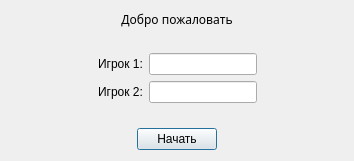
<?xml version="1.0" encoding="UTF-8"?>
<ui version="4.0">
 <class>Dialog</class>
 <widget class="QDialog" name="Dialog">
  <property name="geometry">
   <rect>
    <x>0</x>
    <y>0</y>
    <width>354</width>
    <height>161</height>
   </rect>
  </property>
  <property name="minimumSize">
   <size>
    <width>354</width>
    <height>161</height>
   </size>
  </property>
  <property name="maximumSize">
   <size>
    <width>354</width>
    <height>161</height>
   </size>
  </property>
  <property name="windowTitle">
   <string>Dialog</string>
  </property>
  <layout class="QGridLayout" name="gridLayout">
   <item row="0" column="0">
    <layout class="QVBoxLayout" name="verticalLayout_3">
     <item>
      <widget class="QLabel" name="label">
       <property name="font">
        <font>
         <family>Old English Text MT</family>
        </font>
       </property>
       <property name="text">
        <string>Добро пожаловать</string>
       </property>
       <property name="alignment">
        <set>Qt::AlignCenter</set>
       </property>
      </widget>
     </item>
     <item>
      <spacer name="verticalSpacer">
       <property name="orientation">
        <enum>Qt::Vertical</enum>
       </property>
       <property name="sizeHint" stdset="0">
        <size>
         <width>20</width>
         <height>13</height>
        </size>
       </property>
      </spacer>
     </item>
     <item>
      <layout class="QHBoxLayout" name="horizontalLayout_2">
       <item>
        <spacer name="horizontalSpacer_2">
         <property name="orientation">
          <enum>Qt::Horizontal</enum>
         </property>
         <property name="sizeHint" stdset="0">
          <size>
           <width>40</width>
           <height>20</height>
          </size>
         </property>
        </spacer>
       </item>
       <item>
        <layout class="QHBoxLayout" name="horizontalLayout">
         <item>
          <layout class="QVBoxLayout" name="verticalLayout">
           <item>
            <widget class="QLabel" name="label_2">
             <property name="text">
              <string>Игрок 1:</string>
             </property>
            </widget>
           </item>
           <item>
            <widget class="QLabel" name="label_3">
             <property name="text">
              <string>Игрок 2:</string>
             </property>
            </widget>
           </item>
          </layout>
         </item>
         <item>
          <layout class="QVBoxLayout" name="verticalLayout_2">
           <item>
            <widget class="QLineEdit" name="lineEdit"/>
           </item>
           <item>
            <widget class="QLineEdit" name="lineEdit_2"/>
           </item>
          </layout>
         </item>
        </layout>
       </item>
       <item>
        <spacer name="horizontalSpacer">
         <property name="orientation">
          <enum>Qt::Horizontal</enum>
         </property>
         <property name="sizeHint" stdset="0">
          <size>
           <width>40</width>
           <height>20</height>
          </size>
         </property>
        </spacer>
       </item>
      </layout>
     </item>
     <item>
      <spacer name="verticalSpacer_2">
       <property name="orientation">
        <enum>Qt::Vertical</enum>
       </property>
       <property name="sizeHint" stdset="0">
        <size>
         <width>20</width>
         <height>13</height>
        </size>
       </property>
      </spacer>
     </item>
     <item>
      <layout class="QHBoxLayout" name="horizontalLayout_3">
       <item>
        <spacer name="horizontalSpacer_3">
         <property name="orientation">
          <enum>Qt::Horizontal</enum>
         </property>
         <property name="sizeHint" stdset="0">
          <size>
           <width>40</width>
           <height>20</height>
          </size>
         </property>
        </spacer>
       </item>
       <item>
        <widget class="QPushButton" name="pushButton">
         <property name="text">
          <string>Начать</string>
         </property>
        </widget>
       </item>
       <item>
        <spacer name="horizontalSpacer_4">
         <property name="orientation">
          <enum>Qt::Horizontal</enum>
         </property>
         <property name="sizeHint" stdset="0">
          <size>
           <width>40</width>
           <height>20</height>
          </size>
         </property>
        </spacer>
       </item>
      </layout>
     </item>
    </layout>
   </item>
  </layout>
 </widget>
 <resources/>
 <connections/>
</ui>
